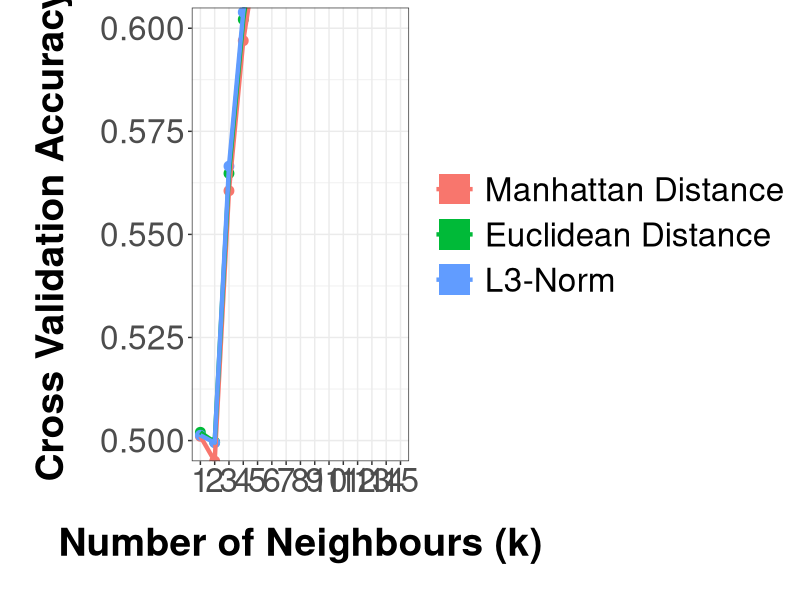

The R script that drew this image:
library(ggplot2)

setwd("~/Documents/Statistical-Machine-Learning-Project/Nearest Neighbour Classifier")

data = read.csv("nearestNeighbour_CV.csv", header = TRUE, sep = ",")
data$p = factor(data$p, levels = c(1, 2, 3), labels = c("Manhattan Distance", "Euclidean Distance", "L3-Norm"))

# line plot of cost for each schedule varying number of customers
ggsave(filename = "~/Documents/Statistical-Machine-Learning-Project/Nearest Neighbour Classifier/Nearest_Neighbour_CV.eps",
       width = 20, height = 10,
       plot =
         ggplot(data = data, aes(x = factor(n_neighbors), y = cross_validation_accuracy, group = factor(p),
                                 colour = factor(p))) +
         stat_summary(fun.y = "mean", geom = "point", size = 3) +
         stat_summary(fun.y = "mean", geom = 'line', size = 1.5) +
         labs(x = "Number of Neighbours (k)", y = "Cross Validation Accuracy") +
         guides(colour = guide_legend(override.aes = list(shape = 15, size = 10))) + 
         coord_cartesian(ylim = c(0.5, 0.6)) +
         theme_bw() +
         theme(axis.text.x = element_text(size = 24), axis.text.y = element_text(size = 24),
               axis.title.x = element_text(face = "bold", size = 28, margin = margin(20, 0, 20, 0)),
               axis.title.y = element_text(face = "bold", size = 28, margin = margin(0, 20, 0, 20)),
               legend.title = element_blank(), legend.text = element_text(size = 24), legend.key = element_blank())
)